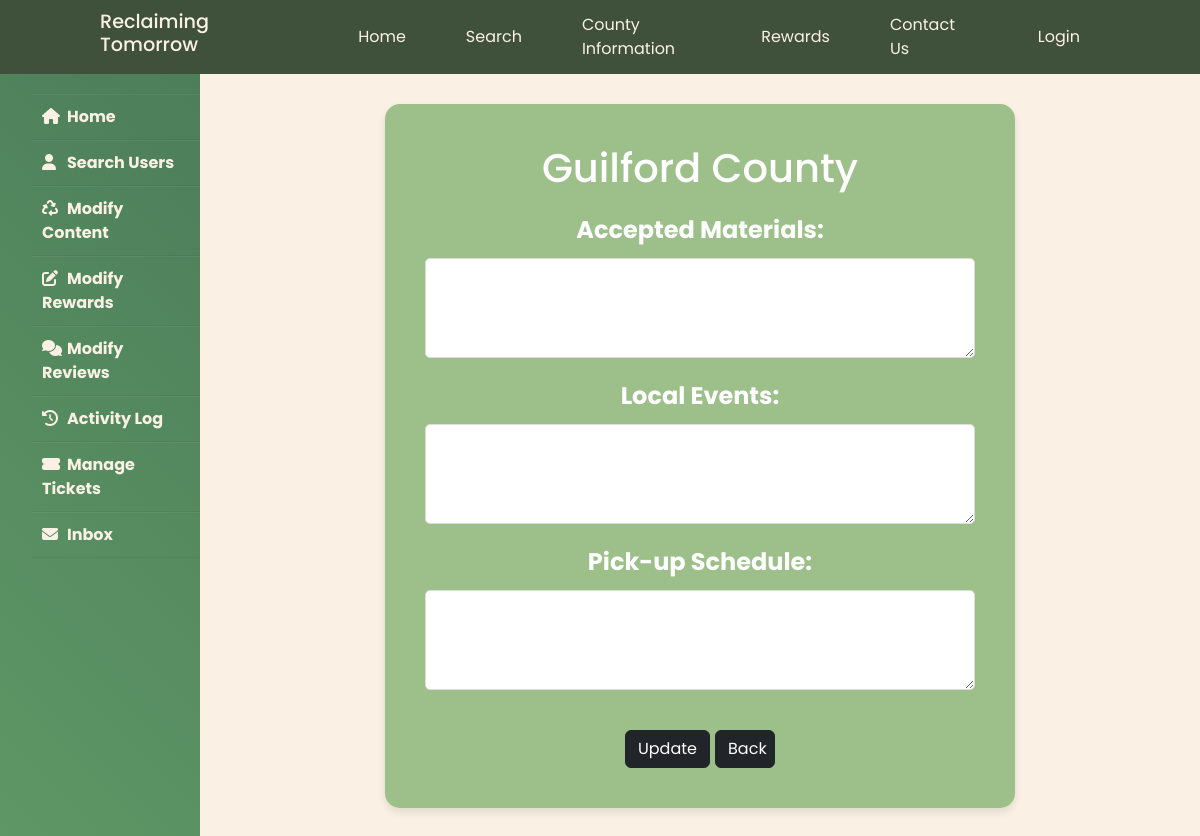
The page /admin/modifyTopRow.php?id=Guilford on the database as committed earlier.
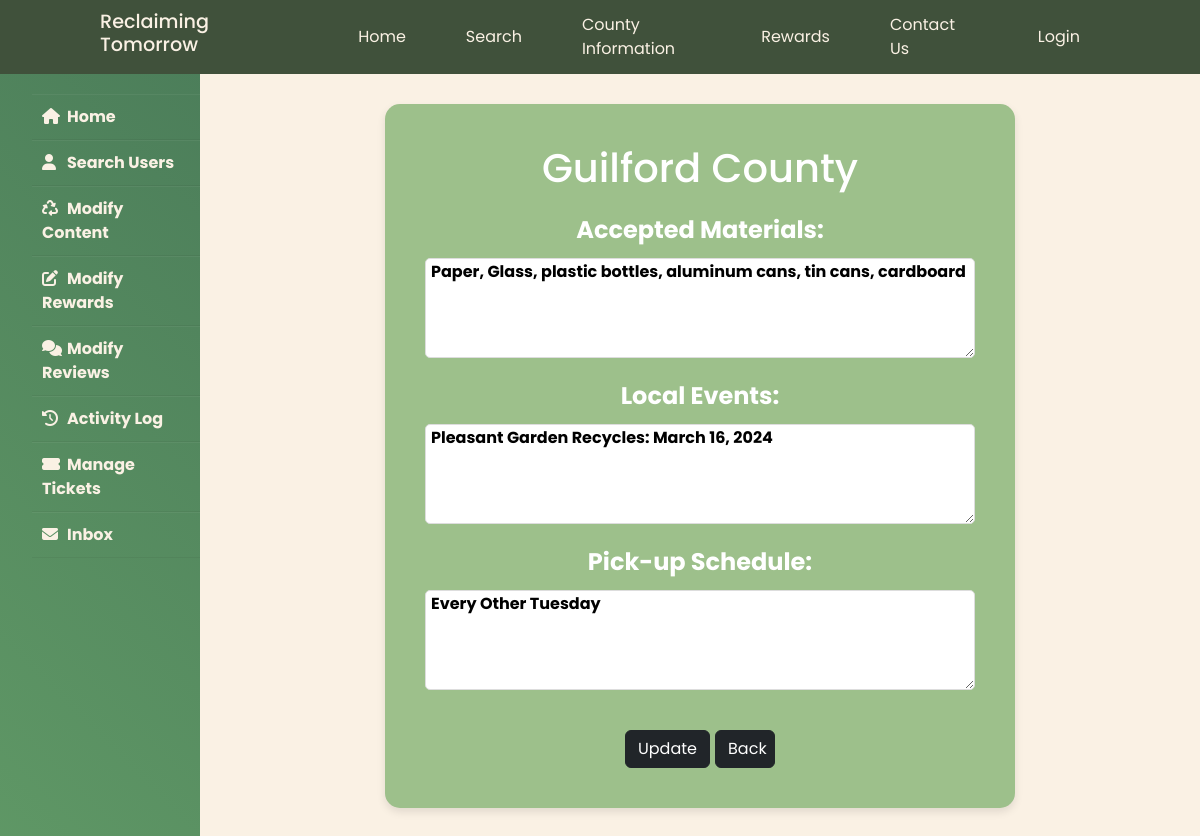
The same page on the database as committed later.
### tables this page shows
CREATE TABLE `county_search` (
  `County` varchar(150) NOT NULL,
  `Accepted Materials` varchar(150) NOT NULL,
  `Local Events` varchar(150) NOT NULL,
  `Pick-up Schedule` varchar(150) NOT NULL
);

### admin/modifyTopRow.php (the view, shortened to what this page needs)
<?php
require '../connect.php';
?>
<?php
$county=$_GET['id'];
$sql="SELECT * FROM county_search WHERE County='$county'";
$result=mysqli_query($db,$sql);
$row=mysqli_fetch_assoc($result);
$accepted_materials=$row['Accepted Materials'];
$local_events=$row['Local Events'];
$schedule=$row['Pick-up Schedule'];
?>
<!DOCTYPE html>
<html lang="en">
<head>
    <link href="https://cdn.jsdelivr.net/npm/bootstrap@5.3.1/dist/css/bootstrap.min.css" rel="stylesheet" />
    <link href="../style.css" rel="stylesheet">
</head>
<body>
<?php include "../admin/header.php"; ?>
<div class="wrapper">
        <div class="sidebar"><i class=""></i>
        <ul>
            <li><a href="/admin/dashboard"><i class="fas fa-home"></i>Home</a></li>
            <li><a href="/admin/search"><i class="fas fa-user"></i>Search Users</a></li>
            <li><a href="/admin/modifyContent"><i class="fas fa-recycle"></i>Modify Content</a></li>
            <li><a href="/admin/modifyRewards"><i class="fas fa-edit"></i>Modify Rewards</a></li>
            <li><a href="/admin/modifyReviews"><i class="fas fa-thin fa-comments"></i>Modify Reviews</a></li>
            <li><a href="/rewards/log"><i class="fas fa-history"></i>Activity Log</a></li>
            <li><a href="/rewards/manage_tickets"><i class="fas fa-ticket-alt"></i>Manage Tickets</a></li>
            <li><a href="/admin/inbox"><i class="fas fa-envelope"></i>Inbox</a></li>
          </ul>
        </div>
        <div class="main_content">
            <div class="info">
            <div class="flex-container">
                <div class="flex-box">
                    <form method="post" style="margin-top: 20px; margin-bottom: 20px">
                        <div>
                            <h1><?php echo $county." County";?></h1>
                        </div>
                        <div>
                            <label>Accepted Materials:</label>
                            <textarea class="custom-textarea" style="margin-right: 20px;margin-left: 20px;line-height: 100%;margin-bottom: 10px;margin-top: 10px;text-align: left;padding: 5px;" name="Accepted_Materials"><?php
                            echo $accepted_materials;?></textarea>
                            <label>Local Events:</label>
                            <textarea class="custom-textarea" style="margin-right: 20px;margin-left: 20px;line-height: 100%;margin-bottom: 10px;margin-top: 10px;text-align: left;padding: 5px;" name="Local_Events"><?php
                            echo $local_events;?></textarea>
                            <label>Pick-up Schedule:</label>
                            <textarea class="custom-textarea" style="margin-right: 20px;margin-left: 20px;line-height: 100%;margin-bottom: 10px;margin-top: 10px;text-align: left;padding: 5px;" name="Pickup_Schedule"><?php
                            echo $schedule;?></textarea>
                        </div>
                        <button type="submit" class="btn btn-dark" name="submit">Update</button>
                        <a class="btn btn-dark btn" href="/admin/countyPreview.php?id=<?php echo $county ?>" style="width:60px" role="button">Back</a>
                </form>
            </div>
        </div>
      </div>
    </div>
</div>
</body>
</html>

Rows that differ between the two databases and show on the page:
added county_search: Accepted_Materials "Paper, Glass, plastic bottles, aluminum cans, tin cans, cardboard", Local_Events "Pleasant Garden Recycles: March 16, 2024", Pickup_Schedule "Every Other Tuesday"
